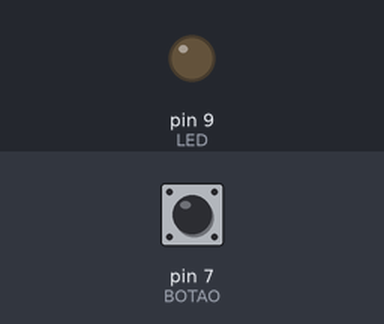
A sketch run on a simulated Arduino Uno, built with avr-gcc and run on an emulated ATmega328P. Shown: output pins drawn as LEDs (lit = HIGH). Inputs (shaded band) come from the test bench; at power-on: pin 7 (BOTAO) LOW.

Above: at 1.2 s.
1.3 s: pin 7 (BOTAO) pulled HIGH for 0.15 s
At 2.5 s:
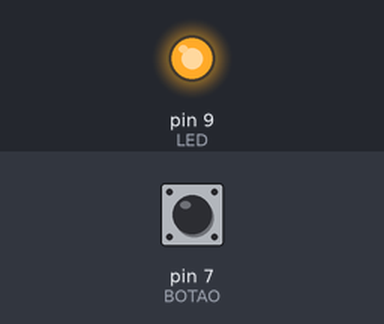
2.9 s: pin 7 (BOTAO) pulled HIGH for 1 s
At 3.8 s:
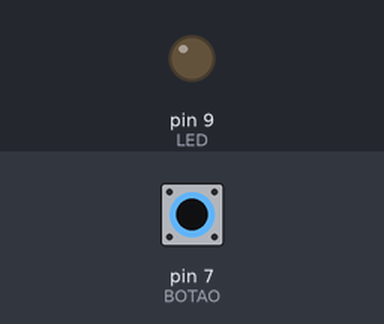
5.4 s: pin 7 (BOTAO) pulled HIGH for 3.2 s
At 5.8 s:
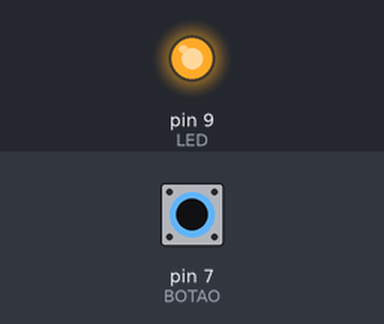
Timing chart, 0 to 8.4 s (numbered marks = the images above; inputs shaded):
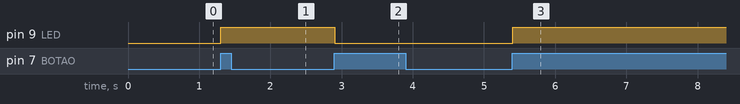

Measured:
- after the input at 1.3 s, pin 9 (LED): LOW → HIGH at once
- after the input at 2.9 s, pin 9 (LED): HIGH → LOW at once
- after the input at 5.4 s, pin 9 (LED): LOW → HIGH at once

The sketch:

ligando_um_LED_atrav_s_do_bot_o__com_troca_de_estado__jan20b.ino
```cpp
int LED = 9; // Pino no qual o LED está conectado
int BOTAO = 7; // Pino no qual o Botão está conectado
int valor;
int anterior = 0;
int estado = LOW;
void setup() {
 pinMode(LED, OUTPUT); // Definir o pino como saída
 pinMode(BOTAO, INPUT); // Definir o pino com entrada
}
void loop() {
 valor = digitalRead(BOTAO);
 if (valor == HIGH && anterior == LOW) {
 estado = !estado;
 }
 digitalWrite(LED, estado);
 anterior = valor;
 delay (50);
}
```
